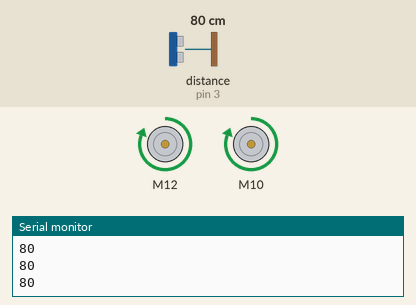
Recording of a sketch running on a simulated Arduino Uno, built with avr-gcc and run on an emulated ATmega328P. Shown: 2 × DC motor (green arrow = forward, orange = backward, longer = faster), the last lines printed to the serial monitor. Wiring (inferred from the names in the program): ultrasonic range finder: trigger pin 2; echo pin 3. The inputs (shaded band) are chosen by the test bench; at power-on: distance to the obstacle (sensor on pin 3) 80 cm. The echo pulse lasts 58.3 µs per cm.

Above: at 1.2 s.
1.3 s: distance to the obstacle (sensor on pin 3) set to 13 cm
2.8 s: distance to the obstacle (sensor on pin 3) set to 10 cm
At 3.2 s:
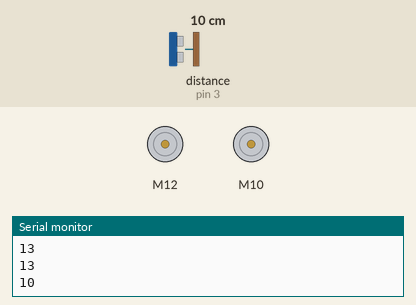
5.8 s: distance to the obstacle (sensor on pin 3) set to 18 cm
At 6.8 s:
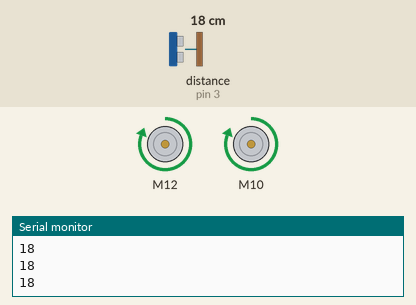
7.6 s: distance to the obstacle (sensor on pin 3) set to 2 cm
At 8.6 s:
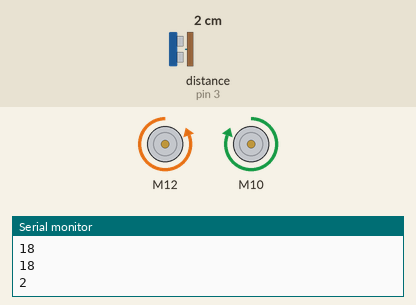
Timing chart, 0 to 11.6 s (numbered marks = the images above; inputs shaded):
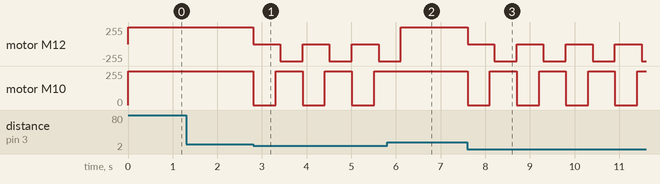

Measured:
- the behaviour switches between 12 and 11 cm on distance to the obstacle (sensor on pin 3) (found by bisection; images 0 and 1)
- after the input at 2.8 s, motor M12: alternates backward 255/255 for 0.50 s and stopped for 0.60 s, starting at once; motor M10: alternates forward 255/255 for 0.60 s and stopped for 0.50 s, starting at once
- after the input at 5.8 s, motor M10: stays forward 255/255 (without the input it goes to stopped after 0.31 s)
- after the input at 7.6 s, motor M12: alternates backward 255/255 for 0.50 s and stopped for 0.60 s, starting at once; motor M10: alternates forward 255/255 for 0.60 s and stopped for 0.50 s, starting at once

The sketch:

Rover.ino
```cpp
#include <L298N.h>

const int IN1 = 10;
const int IN2 = 11;
const int IN3 = 12;
const int IN4 = 13;

L298N MotoreDestra(IN3, IN4);
L298N MotoreSinistra(IN1, IN2);

const int Trig = 2;
const int Echo = 3;
long durata;
int distanza;


void setup() {
  // put your setup code here, to run once:
  pinMode(Trig, OUTPUT);
  pinMode(Echo, INPUT);
  Serial.begin(9600);
}

void loop() {
  // put your main code here, to run repeatedly:

  MotoreDestra.forward();
  MotoreSinistra.forward();

  digitalWrite(Trig, LOW);
  delayMicroseconds(2);

  digitalWrite(Trig, HIGH);
  delayMicroseconds(10);
  digitalWrite(Trig, LOW);

  durata = pulseIn(Echo, HIGH);
  distanza = durata * 0.0347 / 2;

  digitalWrite(Echo, LOW);

  Serial.println(distanza);

  if(distanza <= 10) {
  MotoreDestra.stop();
  MotoreSinistra.stop();
  delay(500);

  MotoreDestra.stop();
  MotoreSinistra.forward();
  delay(100);
  MotoreDestra.backward ();
  MotoreSinistra.forward ();
  delay (500);

  }

}
```
